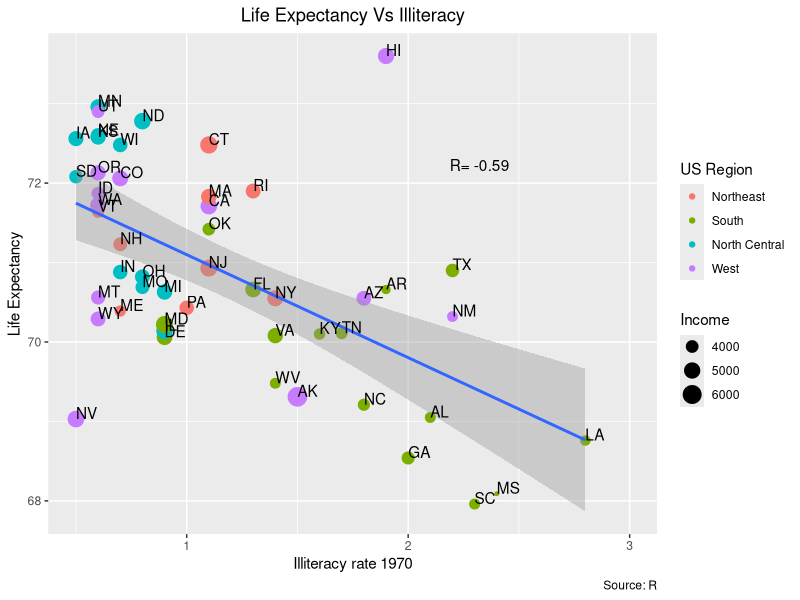

R code for this plot: (Note: this script raises an error after producing the figure.)
## ---- chunk 1
state.x77 <- data.frame(state.x77)   
sta <- cbind(state.abb, state.x77, state.region) #combine the three data sets
colnames(sta)[1] <- "State"                #Rename first column
colnames(sta)[10] <- "Region"              #Rename the 10th column
sta$Pop.Density <- sta$Population/sta$Area
head(sta) 
## ---- chunk 2
str(sta)
## ---- chunk 3
library(ggplot2)
ggplot(sta, aes(x = Illiteracy, y = Life.Exp )) + 
  geom_point(aes(size = Income, color = Region)) + 
  geom_smooth(method = 'lm',formula = y ~ x) +  # add regression line
  theme(plot.title = element_text(hjust = 0.5)) +
  ggtitle("Life Expectancy Vs Illiteracy") +
  labs(y="Life Expectancy", x="Illiteracy rate 1970", caption="Source: R") +
  # guides(color=guide_legend("US Region"), size=guide_legend("Population Density")) +
  guides(colour = guide_legend("US Region", order = 1), # change order
         size = guide_legend("Income", order = 2)) + 
 # theme(legend.position="bottom", legend.box = "horizontal") + 
  annotate("text",  x= 3, y = 72, 
           label = paste("R=",round(cor(sta$Life.Exp, sta$Illiteracy), 2)),
           hjust= 3, vjust = -1) +
  geom_text(aes(label=State),hjust=0, vjust=0)
## ---- chunk 4
library(ComplexHeatmap)
st.matrix <- as.matrix(st) # transfer the data frame to matrix
st.matrix <- apply(st.matrix, 2, function(y)(y - mean(y)) / sd(y))  # standardize data
row_ha <- rowAnnotation( Region = sta$Region, Murder = anno_barplot(sta$Murder))
row_ha2 <- rowAnnotation( Income = anno_points(sta$Income))
col_ha <- HeatmapAnnotation( Random = runif(8), foo = anno_lines(runif(8)))
col_ha2 <- HeatmapAnnotation(foo = anno_points(runif(8)))
col_ha2 <- HeatmapAnnotation(Random = runif(8), foo = anno_density(st.matrix))
Heatmap(st.matrix, 
        left_annotation = row_ha, 
        right_annotation = row_ha2,
        top_annotation = col_ha2)
## ---- chunk 5
library(ggplot2)
ggplot(sta, aes(x = Region, y = Frost, fill = Region)) + 
  geom_boxplot()+
  geom_jitter(position=position_jitter(0.2))
